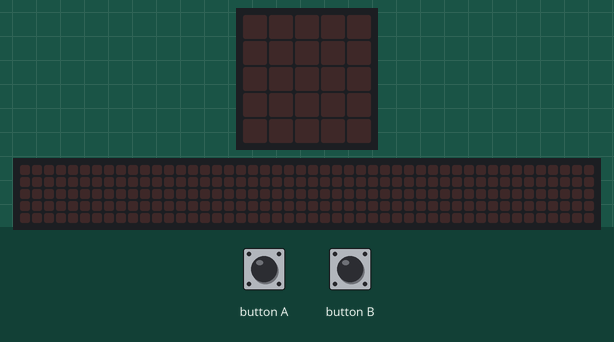
Recording of a program running on a simulated BBC micro:bit (MakeCode). Parts: the board's 5×5 LED display, a strip that is not on the board, showing the scrolling text unrolled. Inputs (shaded band) come from the test bench. Random numbers come from a fixed seed; the 48×5 strip is a reading aid, not a part: it shows the text the display is scrolling, unrolled, one strip-width of it at a time.

Above: at 1.2 s.
1.3 s: button A pressed for 0.15 s
At 3.92 s:
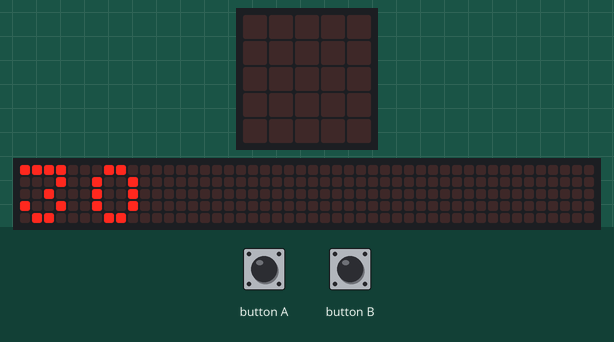
4.3 s: button B pressed for 0.15 s
At 4.52 s:
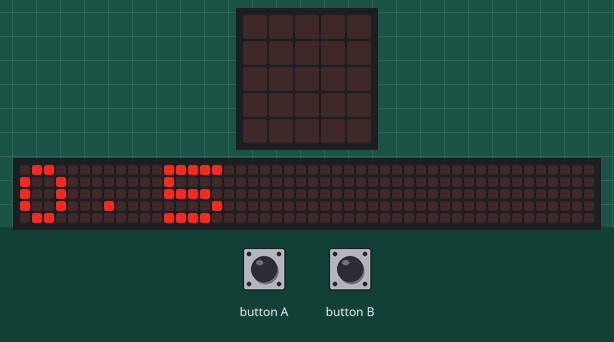
7.4 s: button A pressed for 0.15 s
At 8.12 s:
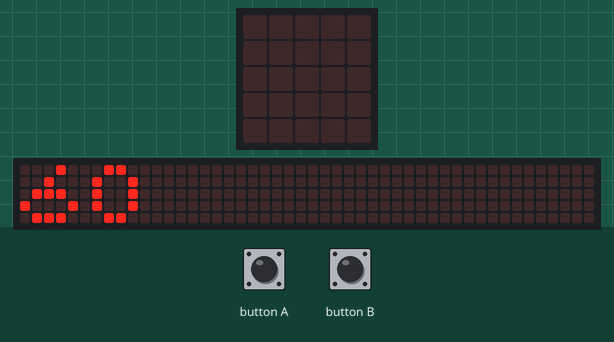
10.4 s: button B pressed for 0.15 s
At 15.1 s:
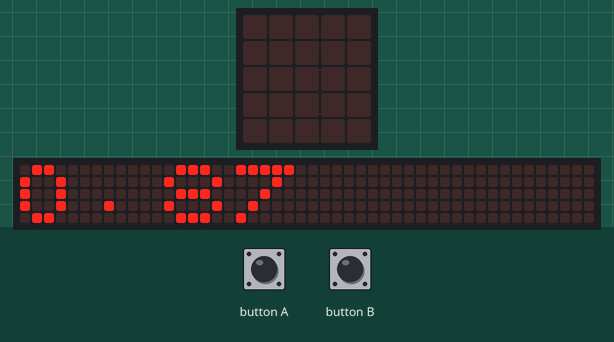

The program:

main.ts
```typescript
let áng = 0
let ángu = 0
/**
 * El estudiante debe recitar el seno del ángulo que aparezca después de presionar el botón A.
 *
 * Y comprobar con el botón B.
 *
 * Mejorar para que aparezca en raíces
 */
input.onButtonPressed(Button.A, function () {
    áng = 30
    áng += 15 * randint(0, 2)
    basic.showNumber(áng)
    basic.clearScreen()
})
/**
 * Mejorar a raices, tocaría dibujar las raices
 */
input.onButtonPressed(Button.B, function () {
    ángu = áng * (Math.asin(1) / 90)
    basic.showNumber(Math.sin(ángu))
})
```

test.ts
```typescript
// aquí va el archivo "tests"; esto no se compilará cuando este paquete se utilice como una extensión.
```

Measured:
- after the input at 1.3 s, the display: changes after 0.15 s (image 1)
- after the input at 4.3 s, the display: changes after 0.15 s (image 2)
- what the display in image 1 shows lasts 0.5 s, from 3.7 s to 4.2 s
